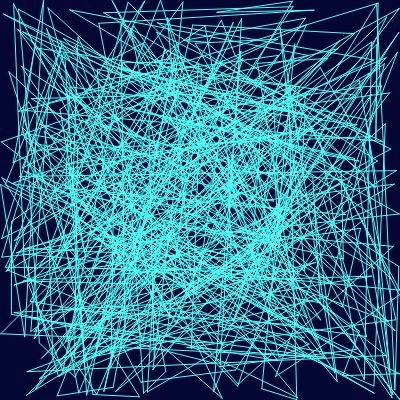
Frame 1 (no input)
Frame 60 (no input): identical to frame 1, image omitted
Frame 120 (the mouse pressed at the canvas centre since frame 60): identical to frame 1, image omitted

The p5.js sketch that drew this single still picture (run headless with seeded random() and noise() and a simulated clock; from frame 60 on, the mouse is pressed at the canvas centre):

// p5.js sketch
// ── sketch.js

let n = 0;

function setup() {
  createCanvas(400, 400);
  background(4, 6, 51);
  lineDrawing(30, 270, 500, color(82, 255, 252));
}

function draw() {
}

function lineDrawing(startX, startY, iterations, colour) {
  stroke(colour);
  let a = random(0,width);
  let b = random(0,height);

  for (n = 0; n < iterations; n++) {
    line(startX, startY, a, b);
    startX = a;
    startY = b;
    
    a = random(0,width);
    b = random(0,height);

  }
}
